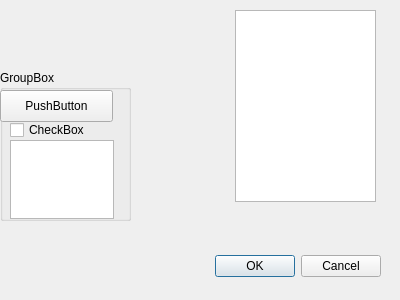
<?xml version="1.0" encoding="UTF-8"?>
<ui version="4.0">
 <class>Dialog</class>
 <widget class="QDialog" name="Dialog">
  <property name="geometry">
   <rect>
    <x>0</x>
    <y>0</y>
    <width>400</width>
    <height>300</height>
   </rect>
  </property>
  <property name="windowTitle">
   <string>Dialog</string>
  </property>
  <widget class="QDialogButtonBox" name="buttonBox">
   <property name="geometry">
    <rect>
     <x>40</x>
     <y>250</y>
     <width>341</width>
     <height>32</height>
    </rect>
   </property>
   <property name="orientation">
    <enum>Qt::Horizontal</enum>
   </property>
   <property name="standardButtons">
    <set>QDialogButtonBox::Cancel|QDialogButtonBox::Ok</set>
   </property>
  </widget>
  <widget class="QListView" name="listView">
   <property name="geometry">
    <rect>
     <x>235</x>
     <y>10</y>
     <width>141</width>
     <height>192</height>
    </rect>
   </property>
  </widget>
  <widget class="QGroupBox" name="groupBox">
   <property name="geometry">
    <rect>
     <x>0</x>
     <y>70</y>
     <width>131</width>
     <height>151</height>
    </rect>
   </property>
   <property name="title">
    <string>GroupBox</string>
   </property>
   <widget class="QPushButton" name="pushButton">
    <property name="geometry">
     <rect>
      <x>0</x>
      <y>20</y>
      <width>113</width>
      <height>32</height>
     </rect>
    </property>
    <property name="text">
     <string>PushButton</string>
    </property>
   </widget>
   <widget class="QCheckBox" name="checkBox">
    <property name="geometry">
     <rect>
      <x>10</x>
      <y>50</y>
      <width>87</width>
      <height>20</height>
     </rect>
    </property>
    <property name="text">
     <string>CheckBox</string>
    </property>
   </widget>
   <widget class="QTextEdit" name="textEdit">
    <property name="geometry">
     <rect>
      <x>10</x>
      <y>70</y>
      <width>104</width>
      <height>79</height>
     </rect>
    </property>
   </widget>
  </widget>
 </widget>
 <resources/>
 <connections>
  <connection>
   <sender>buttonBox</sender>
   <signal>accepted()</signal>
   <receiver>Dialog</receiver>
   <slot>accept()</slot>
   <hints>
    <hint type="sourcelabel">
     <x>248</x>
     <y>254</y>
    </hint>
    <hint type="destinationlabel">
     <x>157</x>
     <y>274</y>
    </hint>
   </hints>
  </connection>
  <connection>
   <sender>buttonBox</sender>
   <signal>rejected()</signal>
   <receiver>Dialog</receiver>
   <slot>reject()</slot>
   <hints>
    <hint type="sourcelabel">
     <x>316</x>
     <y>260</y>
    </hint>
    <hint type="destinationlabel">
     <x>286</x>
     <y>274</y>
    </hint>
   </hints>
  </connection>
 </connections>
</ui>
